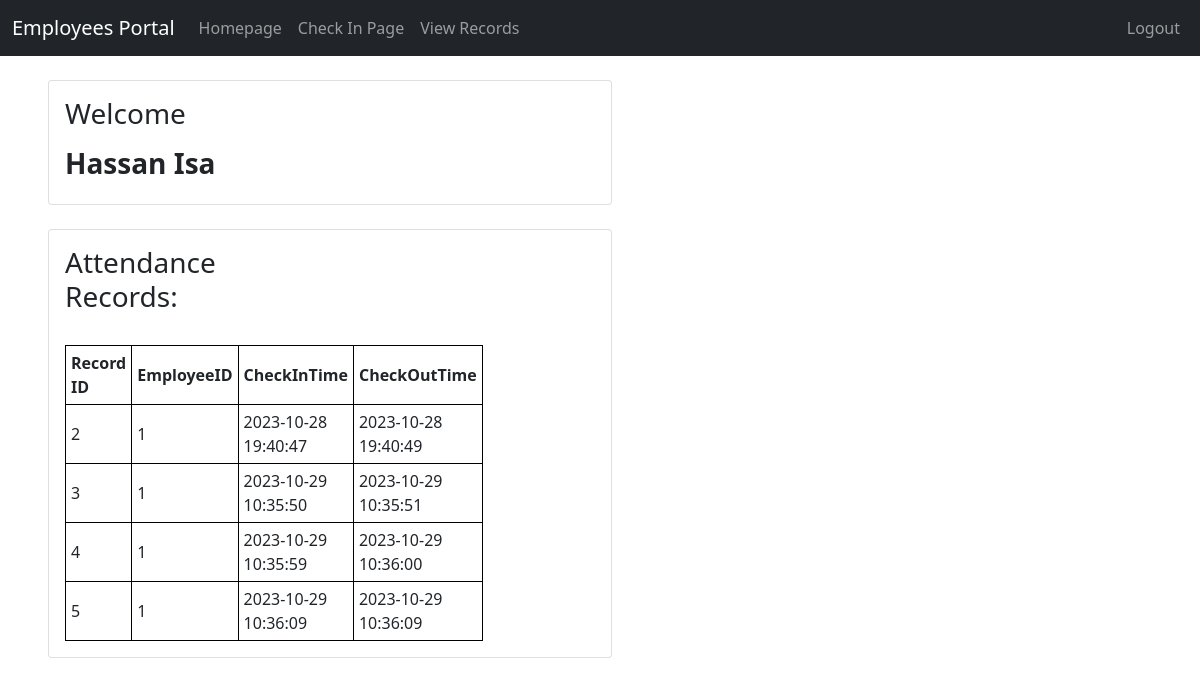
Screenshot of /ViewRecords.php (signed in) with the database file from the repository.
### tables this page shows
CREATE TABLE `Attendance` (
  `id` int NOT NULL AUTO_INCREMENT,
  `EmployeeID` int DEFAULT NULL,
  `CheckInTime` datetime DEFAULT NULL,
  `CheckOutTime` datetime DEFAULT NULL,
  PRIMARY KEY (`id`),
  KEY `EmployeeID` (`EmployeeID`),
  CONSTRAINT `Attendance_ibfk_1` FOREIGN KEY (`EmployeeID`) REFERENCES `Employees` (`id`)
);

### DB.php (called while the page is built, shortened)
<?php
class Database extends MySQLi
{
    private static $instance = null;
    public static function getInstance()
    {
        if (self::$instance === null) {
            self::$instance = new self("localhost", "root", "420pOg9118169", "Employees");
        }
        return self::$instance;
    }
}

### CheckinController.php (called while the page is built, shortened)
<?PHP
require_once 'Partials/header.php';
class CheckinController
{
    private $db;
    public function __construct()
    {
        $this->db = Database::getInstance();
    }
    public function DidCheckinToday($id)
    {
        $query = "SELECT * FROM Attendance WHERE EmployeeID = ? ORDER BY id DESC LIMIT 1";
        $stmt = $this->db->prepare($query);
        $stmt->bind_param('i', $id);
        $stmt->execute();
        $result = $stmt->get_result();
        if ($result->num_rows > 0) {
            $row = $result->fetch_assoc();
            $date = $row['CheckInTime'];
            $mysql_date = date("Y-m-d", strtotime($date));
            $current_date = date("Y-m-d");
            if ($mysql_date < $current_date) {
                return false;
            } else if ($mysql_date == $current_date) {
                if (isset($row['CheckOutTime'])){
                    return false;
                }else{
                    return $row;
                }
            } else {
                return false;
            }
        } else {
            return false;
        }
    }
}
?>

### RecordsController.php (called while the page is built, shortened)
<?PHP
class RecordsController
{
    private $db;
    public function __construct()
    {
        $this->db = Database::getInstance();
    }
    public function getAllRecordsByID($id){
        $query = "SELECT * FROM Attendance WHERE EmployeeID = ?";
        $stmt = $this->db->prepare($query);
        $stmt->bind_param('i', $id);
        $stmt->execute();
        $result = $stmt->get_result();
        if ($result->num_rows > 0) {
            return $result;
        }
    }
}
?>

### ViewRecords.php (the view, shortened to what this page needs)
<?php
require_once 'DB.php';
$db = Database::getInstance();
require_once 'RecordsController.php';
$RecCon = new RecordsController();
?>
<!DOCTYPE html>
<html>
<head>
    <?php
    include 'Partials/header.php';
    ?>
</head>
<body>
    <?php
    include 'Partials/navigation.php';
    ?>
    <br>
    <div class="row" style="padding-left: 3rem;width:100%!important">
        <div class="col-md-6" style="width: 150rem;">
            <div class="card" style="width: 50%; padding: 1rem;">
                <div class="mb" style="display: flex;flex-direction: column;">
                    <div class="row">
                        <div class=" col-md-6">
                            <h3> Welcome
                                <b>
                                    <?php
                                    if (isset($_SESSION["EmployeeName"])) {
                                        echo $_SESSION["EmployeeName"];
                                    }
                                    ?>
                                </b>
                            </h3>
                        </div>
                    </div>
                </div>
            </div>
            <br>
            <div class="card" style="width: 50%; padding: 1rem;">
                <div class="mb" style="display: flex;flex-direction: column;">
                    <div class="row">
                        <div class=" col-md-6">
                            <h3> Attendance Records: </h3>
                            <br>
                            <?PHP
                            $result = $RecCon->getAllRecordsByID($_SESSION['EmployeeID']);
                            if (isset($result)) {
                                echo "<table style='border-collapse: collapse;'>";
                                echo "<tr><th style='border: 1px solid black; padding: 5px;'>Record ID</th><th style='border: 1px solid black; padding: 5px;'>EmployeeID</th><th style='border: 1px solid black; padding: 5px;'>CheckInTime</th><th style='border: 1px solid black; padding: 5px;'>CheckOutTime</th></tr>";
                                while ($row = $result->fetch_assoc()) {
                                    echo "<tr><td style='border: 1px solid black; padding: 5px;'>" . $row["id"] . "</td><td style='border: 1px solid black; padding: 5px;'>" . $row["EmployeeID"] . "</td><td style='border: 1px solid black; padding: 5px;'>" . $row["CheckInTime"] . "</td><td style='border: 1px solid black; padding: 5px;'>" . $row["CheckOutTime"] . "</td></tr>";
                                }
                                echo "</table>";
                            } else {
                                echo '<p> No records Yet </p>';
                            }
                            ?>
                        </div>
                    </div>
                </div>
            </div>
            <br>
        </div>
        <br />
    </div>
</body>
</html>

### Partials/header.php (shortened to what this page needs)
<?php
include_once './Models/Employee.php';
include_once 'CheckInController.php';
if (isset($_SESSION['EmployeeID'])) {
  $id = $_SESSION['EmployeeID'];
  if ($id < 0) {
  } else {
    $ThereIsUser = true;
    $checkInOut = new CheckinController();
    $didCheckIn = $checkInOut->DidCheckinToday($id);
  }
}
?>
<link href="https://cdn.jsdelivr.net/npm/bootstrap@5.0.1/dist/css/bootstrap.min.css" rel="stylesheet"
>

### Partials/navigation.php (shortened to what this page needs)
<div>
    <nav class="navbar navbar-expand-lg navbar-dark bg-dark navbar-fixed-top">
        <div class="container-fluid">
            <a class="navbar-brand">Employees Portal</a>
            <div class="collapse navbar-collapse" id="navbarSupportedContent">
                <ul class="navbar-nav me-auto mb-2 mb-lg-0">
                    <li class="nav-item">
                        <a class="nav-link" aria-current="page" href="index.php">Homepage</a>
                    </li>
                    <?php
                    if ($ThereIsUser) {
                        if ($didCheckIn) {
                            echo '
                            <li class="nav-item">
                                <a class="nav-link" aria-current="page" href="Checkin.php">Check Out Page</a>
                            </li>
                            ';
                        } else {
                            echo '
                            <li class="nav-item">
                                <a class="nav-link" aria-current="page" href="Checkin.php">Check In Page</a>
                            </li>
                            ';
                        }
                        echo '
                            <li class="nav-item">
                                <a class="nav-link" aria-current="page" href="ViewRecords.php">View Records</a>
                            </li>
                            ';
                    }
                    ?>
                </ul>
                <ul class="navbar-nav d-flex">
                    <?php
                    if ($ThereIsUser) {
                        echo '
                        <li class="nav-item">
                            <a href="logout.php" class="nav-link">Logout</a>
                        </li>
                        ';
                    } else {
                        echo '
                        <li class="nav-item">
                            <a href="login.php" class="nav-link">Login</a>
                        </li>
                        ';
                    }
                    ?>
                </ul>
            </div>
        </div>
    </nav>
</div>

### ViewRecords.php (style rules this page uses)
html, body { width: 100% !important; height: 100%; background-color: gray; }

### rows the page displays
attendance: id "2", EmployeeID "1", CheckInTime "2023-10-28 19:40:47", CheckOutTime "2023-10-28 19:40:49"
attendance: id "3", EmployeeID "1", CheckInTime "2023-10-29 10:35:50", CheckOutTime "2023-10-29 10:35:51"
attendance: id "4", EmployeeID "1", CheckInTime "2023-10-29 10:35:59", CheckOutTime "2023-10-29 10:36:00"
attendance: id "5", EmployeeID "1", CheckInTime "2023-10-29 10:36:09", CheckOutTime "2023-10-29 10:36:09"

### other values shown
$_SESSION["EmployeeName"] "Hassan Isa"
